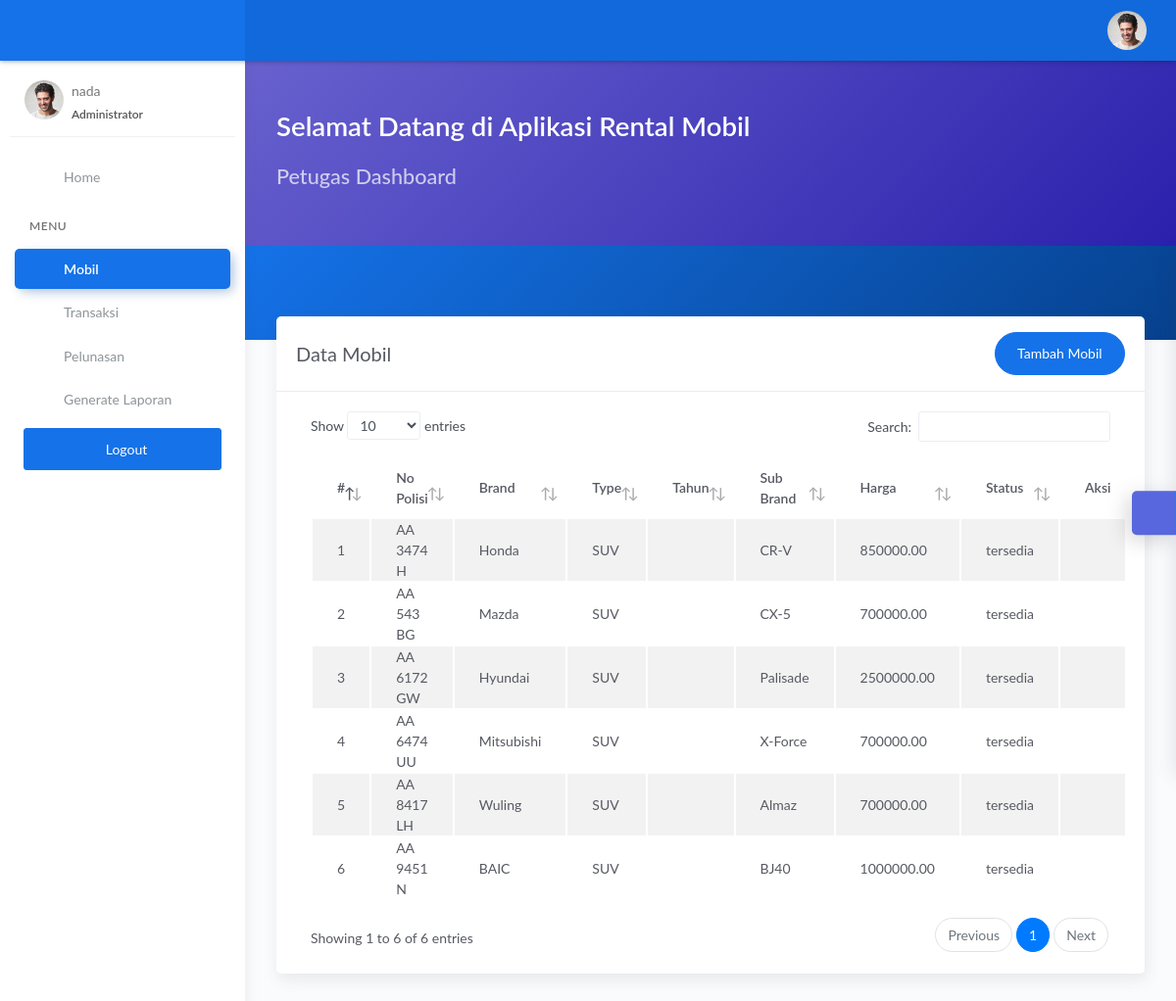
/petugas/mobil.php (signed in), run on the app's committed database.
### tables this page shows
CREATE TABLE `tbl_mobil` (
  `nopol` varchar(10) NOT NULL,
  `brand` varchar(50) NOT NULL,
  `type` varchar(50) NOT NULL,
  `sub_brand` varchar(50) NOT NULL,
  `foto` varchar(50) NOT NULL,
  `harga` decimal(10,2) NOT NULL,
  `status` enum('tersedia','tidak') NOT NULL
);

### petugas/mobil.php (the view, shortened to what this page needs)
<?php
$title = 'Data Mobil';
require 'koneksi.php';
$data = mysqli_query($conn, 'SELECT * FROM tbl_mobil ORDER BY nopol asc');
require 'header.php';
?>
<div class="panel-header bg-primary-gradient">
    <div class="page-inner py-5">
    </div>
</div>
<div class="page-inner mt--5">
    <diva class="row">
        <div class="col-md-12">
            <div class="card">
                <div class="card-header">
                    <div class="d-flex align-items-center">
                        <h4 class="card-title"><?= $title; ?></h4>
                        <a href="tambah_mobil.php" class="btn btn-primary btn-round ml-auto">
                            Tambah Mobil
                        </a>
                    </div>
                </div>
                <div class="card-body">
                    <div class="table-responsive">
                        <table id="basic-datatables" class="display table table-striped table-hover">
                            <thead>
                                <tr>
                                    <th style="width: 7%">#</th>
                                    <th>No Polisi</th>
                                    <th>Brand</th>
                                    <th>Type</th>
                                    <th>Tahun</th>
                                    <th>Sub Brand</th>
                                    <th>Harga</th>
                                    <th>Status</th>
                                    <th style="width: 10%">Aksi</th>
                                </tr>
                            </thead>
                            <tbody>
                                <?php
                                $no = 1;
                                if (mysqli_num_rows($data) > 0) {
                                    while ($tbl_mobil = mysqli_fetch_assoc($data)) {
                                ?>
                                        <tr>
                                            <td><?= $no++; ?></td>
                                            <td><?= $tbl_mobil['nopol']; ?></td>
                                            <td><?= $tbl_mobil['brand']; ?></td>
                                            <td><?= $tbl_mobil['type']; ?></td>
                                            <td><?= $tbl_mobil['tahun']; ?></td>
                                            <td><?= $tbl_mobil['sub_brand']; ?></td>
                                            <td><?= $tbl_mobil['harga']; ?></td>
                                            <td><?= $tbl_mobil['status']; ?></td>
                                            <td>
                                                <div class="form-button-action">
                                                    <a href="edit_mobil.php?id=<?= $tbl_mobil['nopol']; ?>" type="button" data-toggle="tooltip" title="" class="btn btn-link btn-primary btn-lg" data-original-title="Edit">
                                                    </a>
                                                </div>
                                            </td>
                                        </tr>
                                <?php }
                                }
                                ?>
                            </tbody>
                        </table>
                    </div>
                </div>
            </div>
        </div>
</div>
</div>
<?php
require 'footer.php';
?>

### data on the page
tbl_mobil: nopol "AA 3474 H", brand "Honda", type "SUV", sub_brand "CR-V", harga "850000.00", status "tersedia"
tbl_mobil: nopol "AA 543 BG", brand "Mazda", type "SUV", sub_brand "CX-5", harga "700000.00", status "tersedia"
tbl_mobil: nopol "AA 6172 GW", brand "Hyundai", type "SUV", sub_brand "Palisade", harga "2500000.00", status "tersedia"
tbl_mobil: nopol "AA 6474 UU", brand "Mitsubishi", type "SUV", sub_brand "X-Force", harga "700000.00", status "tersedia"
tbl_mobil: nopol "AA 8417 LH", brand "Wuling", type "SUV", sub_brand "Almaz", harga "700000.00", status "tersedia"
tbl_mobil: nopol "AA 9451 N", brand "BAIC", type "SUV", sub_brand "BJ40", harga "1000000.00", status "tersedia"

### other printed values
$_SESSION['user'] "nada"
$title "Data Mobil"
